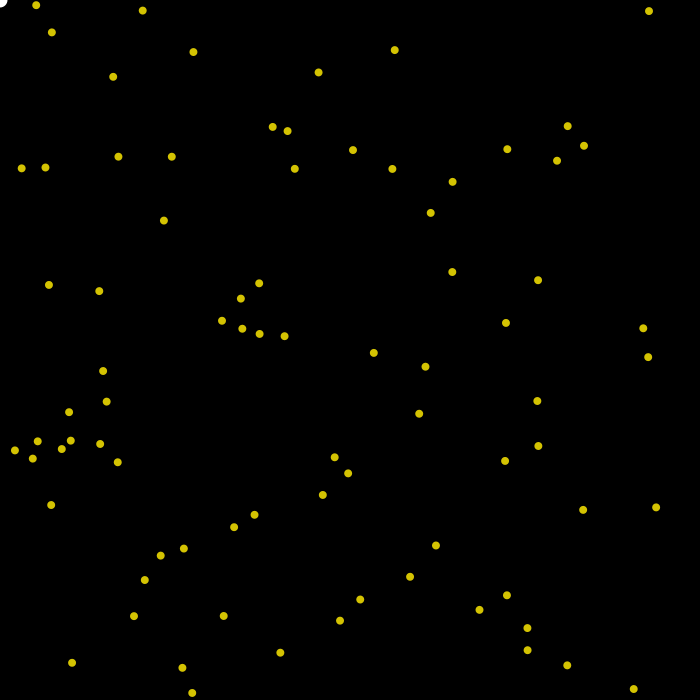
Frame 1 (no input)
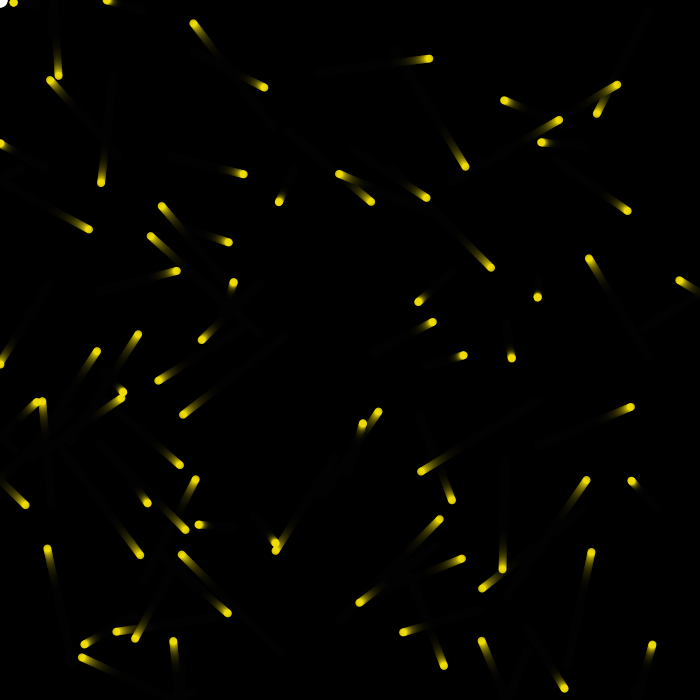
Frame 60 (the mouse pressed at the canvas centre just before this capture)
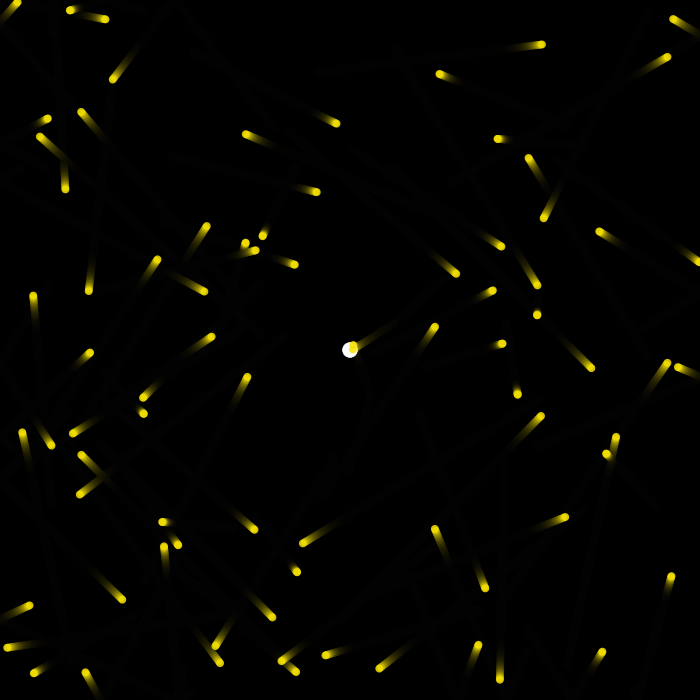
Frame 120 (the mouse held since frame 60 and released just before this capture)

The Processing sketch that drew these frames (run headless with seeded random() and noise(); from frame 60 on, the mouse is pressed at the canvas centre):

// Processing sketch: processing_75743
// ── processing_75743.pde

int w=5;
int h=5;
int count=1;
int x=10;
boolean runAway=false;


star[] stars= new star[80];
color[] starColor = new color[1000];



void setup() {
  size(700, 700);
  background(0);
  smooth();

 noCursor();

  for (int i = 0; i < 80; i++) {
    stars[i] =new star(random(width), random(height));
    starColor[i] = color((int)random(100,255));
  }

  // mouseThings();
  //stars();
}

void draw() {
  noStroke();
  fill(0, 50);
  rect(0, 0, width, height);
  //background(0);
float o=random(210,220);
  
  fill(255);
  ellipse(mouseX,mouseY,15,15);
    fill(247,227,2,o);
    
    //for each star in the array stars
    for(star working: stars){
      working.runAwayfrom(mouseX, mouseY);
      working.drawStar();
    }
  }




void mouseMoved() {
 
}
//-------------------------------------------//
class star{
  //the position
  float xPos;
  float yPos;
  
  //the size
  float wd= 8;
  
  //how much the positions change by each step
 float xStep = random(-2, 2);
  float yStep = random(-2,2);
  
  float dx, dy;
  
  //constructor
 star(float x, float y){
   xPos = x;
   yPos = y;
  }
  
  void drawStar(){
    ellipse(xPos, yPos, wd, wd);
    xPos = xPos + xStep;
    yPos = yPos + yStep;
    //reverse
    if(xPos<0||xPos>700){xStep=xStep*-1;}
    if(yPos<0||yPos>700){yStep=yStep*-1;}
  }
  
  void runAwayfrom(float xp, float yp) 
  {
    if(dist(this.xPos, this.yPos, xp, yp) < 50) {
      dx = this.xPos - xp;
      dy = this.yPos - yp;
      if(runAway){
      
      this.xPos += dx/10;
      this.yPos += dy/10;
    }
    
    else{
          this.xPos -= dx/10;
      this.yPos -= dy/10;
  }
    }
  }
  
}
